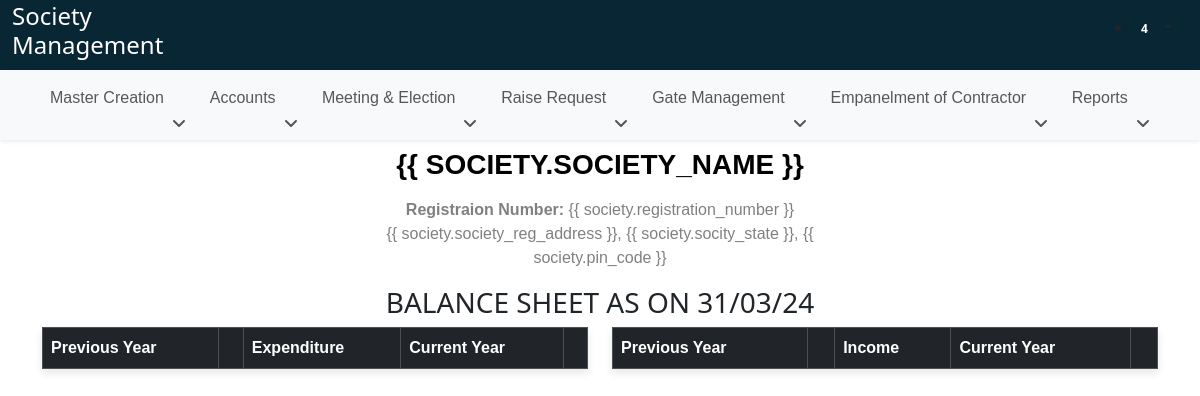
Page /profit_and_loss/ on the earlier database version.
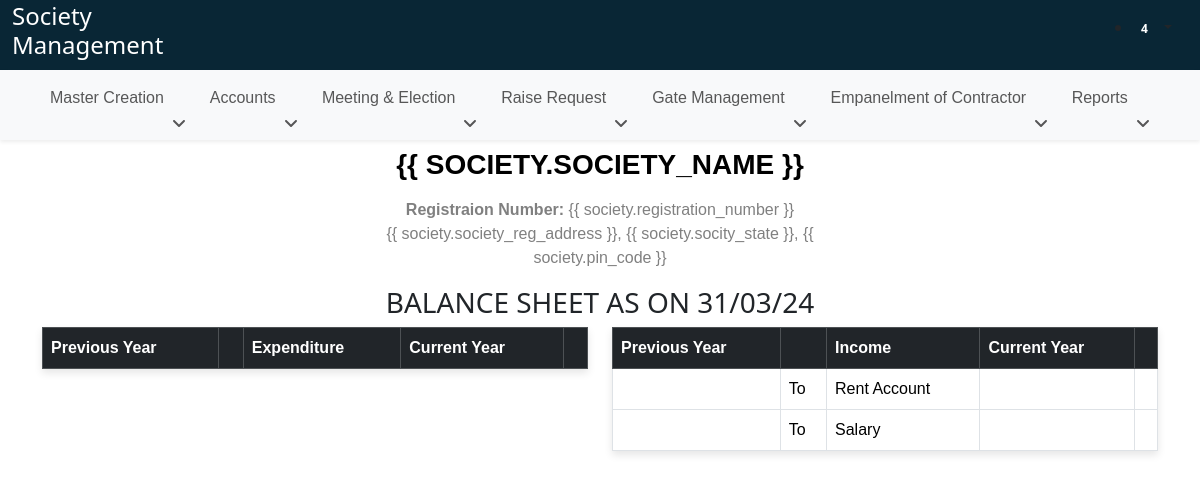
Same page on the later database version.
### SocietyApi/models.py (models this page shows, shortened)
class Ledger(models.Model):
    ledger_name = models.CharField(max_length=200)
    nature = models.CharField(max_length=200)
    gst_number = models.CharField(max_length=200)
    alis = models.CharField(max_length=200)
    based_on = models.CharField(max_length=200, null=True, blank=True)
    contact_person_name = models.CharField(max_length=200)
    group_name = models.CharField(max_length=200)
    area = models.CharField(max_length=200, null=True, blank=True)
    contact_person_number = models.CharField(max_length=200)
    pan_number = models.CharField(max_length=200)
    fixed = models.CharField(max_length=200, null=True, blank=True)
    contact_person_email = models.CharField(max_length=200)
    address = models.CharField(max_length=200)
    country = models.CharField(max_length=200)
    state = models.CharField(max_length=200)
    city = models.CharField(max_length=200)
    pin_code = models.CharField(max_length=200)
    beneficiary_name = models.CharField(max_length=200)
    account_no = models.CharField(max_length=200)
    ifsc_code = models.CharField(max_length=200)
    bank_name = models.CharField(max_length=200)
    branch_name = models.CharField(max_length=200, null=True, blank=True)
    opening_balance = models.CharField(max_length=200)
    dr_cr = models.CharField(max_length=200)

### SocietyApp/views.py (the view)
# urls.py: path('profit_and_loss/', views.profit_and_loss, name='profit_and_loss'),
def profit_and_loss(request):
    datatable_columns = [0, 1]
    income_groups = get_all_child_investments(Childs.objects.get(name="Income"), cost_center=False, balance_sheet=True)
    income_groups.append("Income")
    incomes = Ledger.objects.filter(group_name__in=income_groups)
    expense_groups = get_all_child_investments(Childs.objects.get(name="Expenses"), cost_center=False, balance_sheet=True)
    expense_groups.append("Expenses")
    expense = Ledger.objects.filter(group_name__in=expense_groups)
    return render(request, 'profit_and_loss.html', {'datatable_columns': datatable_columns, 'incomes': incomes, 'expense': expense})

### SocietyApp/context_processors.py (called while the page is built)
def global_context(request):
    society_exists = SocietyCreation.objects.exists()
    return {'society_exists': society_exists}

### SocietyApp/models.py (called while the page is built)
    def __str__(self):
        return self.name

### SocietyApp/views.py (called while the page is built)
def get_all_child_investments(parent, cost_center=False, balance_sheet=False):
    all_childs = []
    balance_sheet_childs = []
    def traverse_children(investment, depth=0):
        child = 0
        if cost_center:
            children = investment.cost_center.all()
        else:
            children = investment.children.all()
        if children:
            for child in children:
                show = f"{'→'* depth} {child}"
                if balance_sheet:
                    balance_sheet_childs.append(child)
                else:
                    all_childs.append(show)
                traverse_children(child, depth + 1)
    traverse_children(parent)
    if balance_sheet:
        return balance_sheet_childs
    return all_childs

### templates/profit_and_loss.html (shortened to what this page needs)
{% extends 'base.html' %}
{% load static %}
{% block body %}
<div class="container">
    <div class="row">
        <div class="col-lg-5 ms-auto me-auto" id="societyHead">
          {% verbatim %}
          <div class="text-center mt-2" id="print-head">
            <h3 id="heading" style="color: #000 !important; font-family: 'Calibri', sans-serif;"><b>{{ society.society_name }}</b></h3>
            <p style="font-family: 'Calibri', sans-serif;" class="mt-3 p-0 mb-0 print-head-content"><b>Registraion Number: </b> <span>{{ society.registration_number }}</span></p>
            <p style="font-family: 'Calibri', sans-serif;" class="print-head-content">{{ society.society_reg_address }}, {{ society.socity_state }}, {{ society.pin_code }}</p>
          </div>
          {% endverbatim %}
        </div>
    </div>
    <div class="row">
      <h3 class="text-center">BALANCE SHEET AS ON 31/03/24</h3>
      <div class="col-lg-6">
        <table class="table table-bordered">
          <thead class="table-dark">
            <tr>
              <th scope="col">Previous Year</th>
              <th></th>
              <th scope="col">Expenditure</th>
              <th scope="col">Current Year</th>
              <th></th>
            </tr>
          </thead>
        </table>
      </div>
      <div class="col-lg-6">
        <table class="table table-bordered">
          <thead class="table-dark">
            <tr>
              <th scope="col">Previous Year</th>
              <th></th>
              <th scope="col">Income</th>
              <th scope="col">Current Year</th>
              <th></th>
            </tr>
          </thead>
          <tbody>
            {% for expense_ledger in expense %}
            <tr>
              <td></td>
              <td>To</td>
              <td>{{ expense_ledger.ledger_name }}</td>
              <td></td>
              <td></td>
            </tr>
            {% endfor %}
          </tbody>
        </table>
      </div>
    </div>
</div>
{% endblock body %}

### templates/base.html (shortened to what this page needs)
{% load static %}
<!DOCTYPE html>
<html lang="en">
<head>
    <link href="https://cdn.jsdelivr.net/npm/bootstrap@5.3.2/dist/css/bootstrap.min.css" rel="stylesheet"
>
    <link rel="stylesheet" href="https://cdnjs.cloudflare.com/ajax/libs/font-awesome/6.4.2/css/all.min.css"
 />
    <link rel="stylesheet" href="{% static '/css/society_common.css' %}">
    <link rel="stylesheet" href="https://cdnjs.cloudflare.com/ajax/libs/toastr.js/latest/toastr.min.css">
    <link rel="stylesheet" href="https://cdn.datatables.net/1.13.7/css/jquery.dataTables.min.css">
    <link rel="stylesheet" href="https://cdn.datatables.net/fixedcolumns/4.3.0/css/fixedColumns.dataTables.min.css">
    <link rel="stylesheet" href="https://cdn.datatables.net/buttons/2.4.2/css/buttons.dataTables.min.css">
    <link rel="stylesheet" href="https://cdn.datatables.net/searchbuilder/1.6.0/css/searchBuilder.dataTables.min.css">
    <link rel="stylesheet" href="https://cdn.datatables.net/datetime/1.5.1/css/dataTables.dateTime.min.css">
    <link href="https://cdnjs.cloudflare.com/ajax/libs/select2/4.0.13/css/select2.min.css" rel="stylesheet">
</head>
<body>
    <div class="header">
        <div class="container-fluid d-flex" style="background-color: #092635; height: 70px;">
            <div class="d-flex align-items-center gap-2">
                <div class="logo-topbar">
                    <a href="#" style="text-decoration: none;">
                        <h4 style="color: #fff;">Society<br> Management</h4>
                    </a>
                </div>
            </div>
            <ul class="align-items-center ms-auto me-3 d-flex gap-3">
                <li class="dropdown notification-list">
                    <a class="nav-link dropdown-toggle arrow-none" data-bs-toggle="dropdown" href="#" role="button"
                        aria-haspopup="false" aria-expanded="false">
                        <span class="noti-icon-badge badge text-bg-purple">4</span>
                    </a>
                </li>
            </ul>
        </div>
    </div>
    <div class="top-navbar">
        <nav class="navbar shadow-sm navbar-expand-lg bg-body-tertiary">
            <div class="container">
                <div class="collapse navbar-collapse" id="navbarSupportedContent">
                    <ul class="navbar-nav gap-2 ms-auto me-auto mb-2 mb-lg-0"
                        style="font-family: 'Calibri', sans-serif;">
                        <li class="nav-item dropdown">
                            <a class="nav-link hoverMe" href="#" role="button" data-bs-toggle="dropdown"
                                aria-expanded="false">
                                Master Creation &nbsp;<i class="fa-solid fa-angle-down float-end"
                                    style="padding-top: 6px;"></i>
                            </a>
                        </li>
                        <li class="nav-item dropdown">
                            <a class="nav-link" href="#" role="button" data-bs-toggle="dropdown" aria-expanded="false">
                                Accounts &nbsp;<i class="fa-solid fa-angle-down float-end"
                                    style="padding-top: 6px;"></i>
                            </a>
                        </li>
                        <li class="nav-item dropdown">
                            <a class="nav-link " href="#" role="button" data-bs-toggle="dropdown" aria-expanded="false">
                                Meeting & Election &nbsp;<i class="fa-solid fa-angle-down float-end"
                                    style="padding-top: 6px;"></i>
                            </a>
                        </li>
                        <li class="nav-item dropdown">
                            <a class="nav-link " href="#" role="button" data-bs-toggle="dropdown" aria-expanded="false">
                                Raise Request &nbsp;<i class="fa-solid fa-angle-down float-end"
                                    style="padding-top: 6px;"></i>
                            </a>
                        </li>
                        <li class="nav-item dropdown">
                            <a class="nav-link " href="#" role="button" data-bs-toggle="dropdown" aria-expanded="false">
                                Gate Management &nbsp;<i class="fa-solid fa-angle-down float-end"
                                    style="padding-top: 6px;"></i>
                            </a>
                        </li>
                        <li class="nav-item dropdown">
                            <a class="nav-link " href="#" role="button" data-bs-toggle="dropdown" aria-expanded="false">
                                Empanelment of Contractor &nbsp;<i class="fa-solid fa-angle-down float-end"
                                    style="padding-top: 6px;"></i>
                            </a>
                        </li>
                        <li class="nav-item dropdown">
                            <a class="nav-link " href="#" role="button" data-bs-toggle="dropdown" aria-expanded="false">
                                Reports &nbsp;<i class="fa-solid fa-angle-down float-end" style="padding-top: 6px;"></i>
                            </a>
                        </li>
                    </ul>
                </div>
            </div>
        </nav>
    </div>
    {% block body %}
    {% endblock body %}
</body>
</html>

### static/css/society_common.css (style rules this page uses)
* { margin: 0; padding: 0 }
p { color: grey }
#heading { text-transform: uppercase; color: #2b96f1; font-weight: bold; }
th, td { white-space: nowrap; }
table { border-collapse: collapse; width: 100%; font-family: 'Calibri', sans-serif; }
thead th { padding: 10px; text-align: left; font-weight: bold; }
thead th:nth-child(1), thead th:nth-child(2) { position: sticky; left: 0; z-index: 2; }
table { box-shadow: 0 4px 8px rgba(0, 0, 0, 0.1); }
* { box-sizing: border-box; margin: 0; padding: 0; }

Differences in the rows shown:
now on this page (row edited): Ledger: ledger_name "Rent Account"
added Ledger: ledger_name "Salary"
